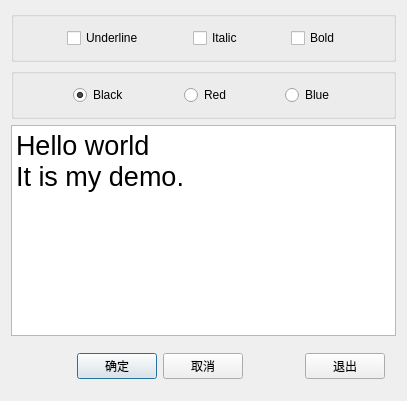
<?xml version="1.0" encoding="UTF-8"?>
<ui version="4.0">
 <class>Dialog</class>
 <widget class="QDialog" name="Dialog">
  <property name="geometry">
   <rect>
    <x>0</x>
    <y>0</y>
    <width>407</width>
    <height>401</height>
   </rect>
  </property>
  <property name="windowTitle">
   <string>Dialog by Designer</string>
  </property>
  <layout class="QVBoxLayout" name="verticalLayout">
   <item>
    <widget class="QGroupBox" name="groupBox_2">
     <property name="title">
      <string/>
     </property>
     <layout class="QHBoxLayout" name="horizontalLayout">
      <item>
       <spacer name="horizontalSpacer">
        <property name="orientation">
         <enum>Qt::Horizontal</enum>
        </property>
        <property name="sizeHint" stdset="0">
         <size>
          <width>39</width>
          <height>20</height>
         </size>
        </property>
       </spacer>
      </item>
      <item>
       <widget class="QCheckBox" name="chkBoxUnder">
        <property name="text">
         <string>Underline</string>
        </property>
       </widget>
      </item>
      <item>
       <spacer name="horizontalSpacer_2">
        <property name="orientation">
         <enum>Qt::Horizontal</enum>
        </property>
        <property name="sizeHint" stdset="0">
         <size>
          <width>30</width>
          <height>18</height>
         </size>
        </property>
       </spacer>
      </item>
      <item>
       <widget class="QCheckBox" name="chkBoxItalic">
        <property name="text">
         <string>Italic</string>
        </property>
       </widget>
      </item>
      <item>
       <spacer name="horizontalSpacer_3">
        <property name="orientation">
         <enum>Qt::Horizontal</enum>
        </property>
        <property name="sizeHint" stdset="0">
         <size>
          <width>30</width>
          <height>13</height>
         </size>
        </property>
       </spacer>
      </item>
      <item>
       <widget class="QCheckBox" name="chkBoxBold">
        <property name="text">
         <string>Bold</string>
        </property>
       </widget>
      </item>
      <item>
       <spacer name="horizontalSpacer_4">
        <property name="orientation">
         <enum>Qt::Horizontal</enum>
        </property>
        <property name="sizeHint" stdset="0">
         <size>
          <width>39</width>
          <height>20</height>
         </size>
        </property>
       </spacer>
      </item>
     </layout>
    </widget>
   </item>
   <item>
    <widget class="QGroupBox" name="groupBox">
     <property name="title">
      <string/>
     </property>
     <layout class="QHBoxLayout" name="horizontalLayout_2">
      <item>
       <spacer name="horizontalSpacer_5">
        <property name="orientation">
         <enum>Qt::Horizontal</enum>
        </property>
        <property name="sizeHint" stdset="0">
         <size>
          <width>45</width>
          <height>18</height>
         </size>
        </property>
       </spacer>
      </item>
      <item>
       <widget class="QRadioButton" name="rBtnBlack">
        <property name="text">
         <string>Black</string>
        </property>
        <property name="checked">
         <bool>true</bool>
        </property>
       </widget>
      </item>
      <item>
       <spacer name="horizontalSpacer_6">
        <property name="orientation">
         <enum>Qt::Horizontal</enum>
        </property>
        <property name="sizeHint" stdset="0">
         <size>
          <width>45</width>
          <height>20</height>
         </size>
        </property>
       </spacer>
      </item>
      <item>
       <widget class="QRadioButton" name="rBtnRed">
        <property name="text">
         <string>Red</string>
        </property>
       </widget>
      </item>
      <item>
       <spacer name="horizontalSpacer_7">
        <property name="orientation">
         <enum>Qt::Horizontal</enum>
        </property>
        <property name="sizeHint" stdset="0">
         <size>
          <width>45</width>
          <height>20</height>
         </size>
        </property>
       </spacer>
      </item>
      <item>
       <widget class="QRadioButton" name="rBtnBlue">
        <property name="text">
         <string>Blue</string>
        </property>
       </widget>
      </item>
      <item>
       <spacer name="horizontalSpacer_8">
        <property name="orientation">
         <enum>Qt::Horizontal</enum>
        </property>
        <property name="sizeHint" stdset="0">
         <size>
          <width>45</width>
          <height>20</height>
         </size>
        </property>
       </spacer>
      </item>
     </layout>
    </widget>
   </item>
   <item>
    <widget class="QPlainTextEdit" name="textEdit">
     <property name="font">
      <font>
       <pointsize>20</pointsize>
      </font>
     </property>
     <property name="plainText">
      <string>Hello world
It is my demo.</string>
     </property>
    </widget>
   </item>
   <item>
    <widget class="QWidget" name="widget" native="true">
     <layout class="QHBoxLayout" name="horizontalLayout_3">
      <item>
       <spacer name="horizontalSpacer_9">
        <property name="orientation">
         <enum>Qt::Horizontal</enum>
        </property>
        <property name="sizeHint" stdset="0">
         <size>
          <width>58</width>
          <height>20</height>
         </size>
        </property>
       </spacer>
      </item>
      <item>
       <widget class="QPushButton" name="btnOK">
        <property name="text">
         <string>确定</string>
        </property>
       </widget>
      </item>
      <item>
       <widget class="QPushButton" name="btnCancel">
        <property name="text">
         <string>取消</string>
        </property>
       </widget>
      </item>
      <item>
       <spacer name="horizontalSpacer_10">
        <property name="orientation">
         <enum>Qt::Horizontal</enum>
        </property>
        <property name="sizeHint" stdset="0">
         <size>
          <width>58</width>
          <height>20</height>
         </size>
        </property>
       </spacer>
      </item>
      <item>
       <widget class="QPushButton" name="btnClose">
        <property name="text">
         <string>退出</string>
        </property>
       </widget>
      </item>
     </layout>
    </widget>
   </item>
  </layout>
 </widget>
 <layoutdefault spacing="6" margin="11"/>
 <resources/>
 <connections>
  <connection>
   <sender>btnOK</sender>
   <signal>clicked()</signal>
   <receiver>Dialog</receiver>
   <slot>accept()</slot>
   <hints>
    <hint type="sourcelabel">
     <x>122</x>
     <y>371</y>
    </hint>
    <hint type="destinationlabel">
     <x>203</x>
     <y>200</y>
    </hint>
   </hints>
  </connection>
  <connection>
   <sender>btnCancel</sender>
   <signal>clicked()</signal>
   <receiver>Dialog</receiver>
   <slot>reject()</slot>
   <hints>
    <hint type="sourcelabel">
     <x>219</x>
     <y>373</y>
    </hint>
    <hint type="destinationlabel">
     <x>44</x>
     <y>397</y>
    </hint>
   </hints>
  </connection>
  <connection>
   <sender>btnClose</sender>
   <signal>clicked()</signal>
   <receiver>Dialog</receiver>
   <slot>close()</slot>
   <hints>
    <hint type="sourcelabel">
     <x>354</x>
     <y>370</y>
    </hint>
    <hint type="destinationlabel">
     <x>398</x>
     <y>356</y>
    </hint>
   </hints>
  </connection>
 </connections>
</ui>
